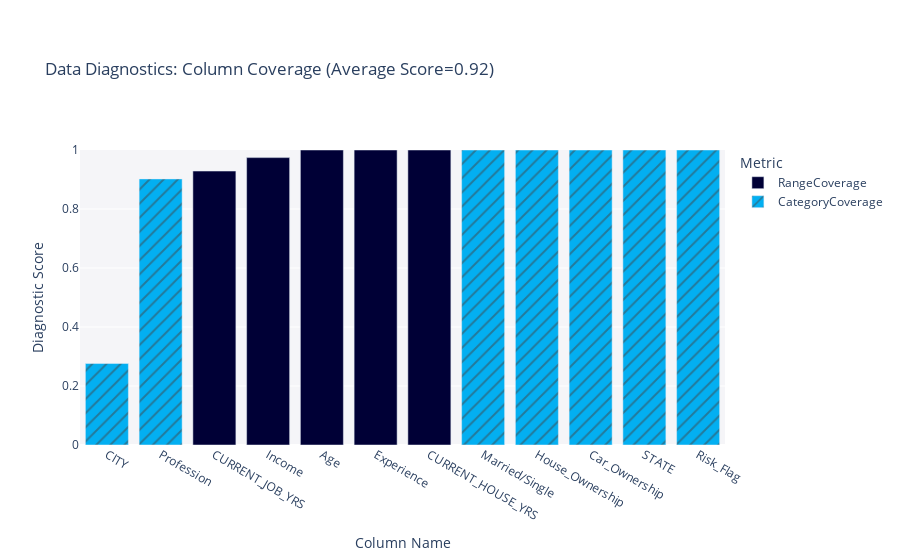

This figure's notebook cell:
### Code cell
privacy.get_visualization("Coverage")

### Figure 1 — Plotly figure (JSON) as saved in the notebook; plotly's stock layout.template omitted (floating-point values rounded to 4 significant figures)
{"data": [{"alignmentgroup": "True", "customdata": [["RangeCoverage"], ["RangeCoverage"], ["RangeCoverage"], ["RangeCoverage"], ["RangeCoverage"]], "hovertemplate": "<b>%{hovertext}</b><br><br>Metric=%{customdata[0]}<br>Diagnostic Score=%{y}<extra></extra>", "hovertext": ["Income", "Age", "Experience", "CURRENT_JOB_YRS", "CURRENT_HOUSE_YRS"], "legendgroup": "RangeCoverage", "marker": {"color": "#000036", "pattern": {"shape": ""}}, "name": "RangeCoverage", "offsetgroup": "RangeCoverage", "orientation": "v", "showlegend": true, "textposition": "auto", "type": "bar", "x": ["Income", "Age", "Experience", "CURRENT_JOB_YRS", "CURRENT_HOUSE_YRS"], "xaxis": "x", "y": [0.9742, 1, 1, 0.9286, 1], "yaxis": "y"}, {"alignmentgroup": "True", "customdata": [["CategoryCoverage"], ["CategoryCoverage"], ["CategoryCoverage"], ["CategoryCoverage"], ["CategoryCoverage"], ["CategoryCoverage"], ["CategoryCoverage"]], "hovertemplate": "<b>%{hovertext}</b><br><br>Metric=%{customdata[0]}<br>Diagnostic Score=%{y}<extra></extra>", "hovertext": ["Married/Single", "House_Ownership", "Car_Ownership", "Profession", "CITY", "STATE", "Risk_Flag"], "legendgroup": "CategoryCoverage", "marker": {"color": "#03AFF1", "pattern": {"shape": "/"}}, "name": "CategoryCoverage", "offsetgroup": "CategoryCoverage", "orientation": "v", "showlegend": true, "textposition": "auto", "type": "bar", "x": ["Married/Single", "House_Ownership", "Car_Ownership", "Profession", "CITY", "STATE", "Risk_Flag"], "xaxis": "x", "y": [1, 1, 1, 0.902, 0.2762, 1, 1], "yaxis": "y"}], "layout": {"barmode": "relative", "legend": {"title": {"text": "Metric"}, "tracegroupgap": 0}, "margin": {"t": 150}, "plot_bgcolor": "#F5F5F8", "title": {"text": "Data Diagnostics: Column Coverage (Average Score=0.92)"}, "xaxis": {"anchor": "y", "categoryorder": "total ascending", "domain": [0, 1], "title": {"text": "Column Name"}}, "yaxis": {"anchor": "x", "domain": [0, 1], "range": [0, 1], "title": {"text": "Diagnostic Score"}}}}
